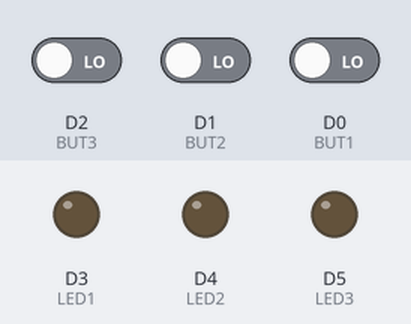
A sketch run on a simulated ESP8266 (NodeMCU). On the bench: output pins drawn as LEDs (lit = HIGH). Inputs (shaded band) come from the test bench; at power-on: D2 (BUT3) LOW, D1 (BUT2) LOW, D0 (BUT1) LOW.

Above: at 1.2 s.
1.3 s: D2 (BUT3) driven HIGH and D1 (BUT2) driven HIGH and D0 (BUT1) driven HIGH
At 1.9 s:
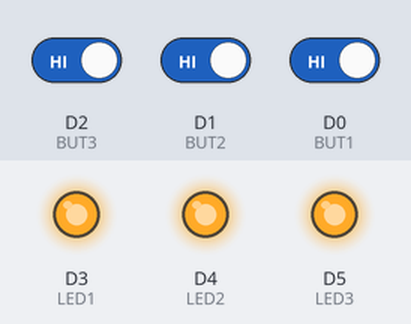
Timing chart, 0 to 4.3 s (numbered marks = the images above; inputs shaded):
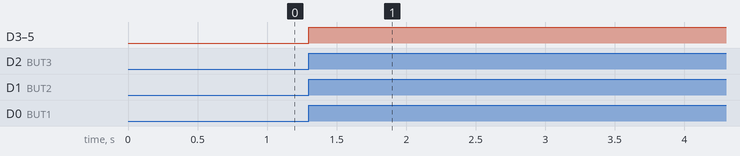

Measured:
- after the input at 1.3 s, D3 (LED1), D4 (LED2), D5 (LED3): LOW → HIGH at once

The sketch:

hardwarecode.ino
```cpp
int pressed1 = 0;
int pressed2 = 0;
int pressed3 = 0;

int BUT1 = D0;
int BUT2 = D1;
int BUT3 = D2;

int LED1 = D3;
int LED2 = D4;
int LED3 = D5;

void setup() {
  pinMode(BUT1, INPUT);
  pinMode(BUT2, INPUT);
  pinMode(BUT3, INPUT);

  pinMode(LED1, OUTPUT);
  pinMode(LED2, OUTPUT);
  pinMode(LED3, OUTPUT);
}

void loop() {
  if (digitalRead(BUT1) == HIGH) {
    pressed1 = 1;
  }

  if (digitalRead(BUT2) == HIGH) {
    pressed2 = 1;
  }

  if (digitalRead(BUT3) == HIGH) {
    pressed3 = 1;
  }

  if (pressed1 == 1 && pressed2 == 1 && pressed3 == 1) {
    digitalWrite(LED1, HIGH);
    digitalWrite(LED2, HIGH);
    digitalWrite(LED3, HIGH);
  } else {
    digitalWrite(LED1, LOW);
    digitalWrite(LED2, LOW);
    digitalWrite(LED3, LOW);
  }
}
```
